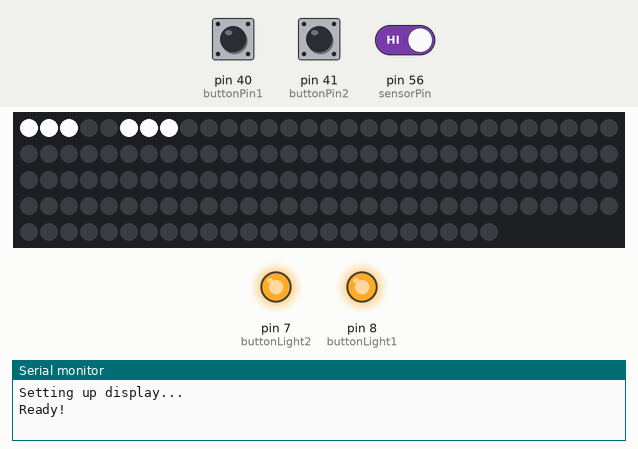
The sketch below on a simulated Arduino Mega 2560, built with avr-gcc and run on an emulated ATmega2560. Shown: 144 RGB LEDs in strip order, left to right, continuing on the next row, output pins drawn as LEDs (lit = HIGH), the last lines printed to the serial monitor. The inputs (shaded band) are chosen by the test bench; at power-on: pin 40 (buttonPin1) HIGH, pin 41 (buttonPin2) HIGH, pin 56 (sensorPin) HIGH.

Above: at 1.5 s.
1.6 s: pin 40 (buttonPin1) pulled LOW for 1 s
At 2.2 s:
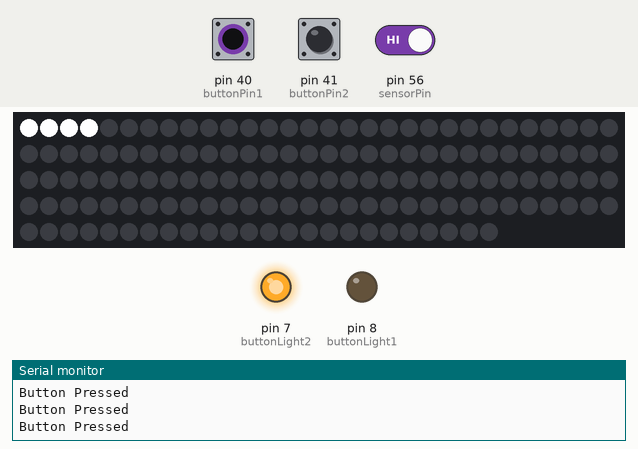
4.2 s: pin 41 (buttonPin2) pulled LOW for 3.2 s
At 4.8 s:
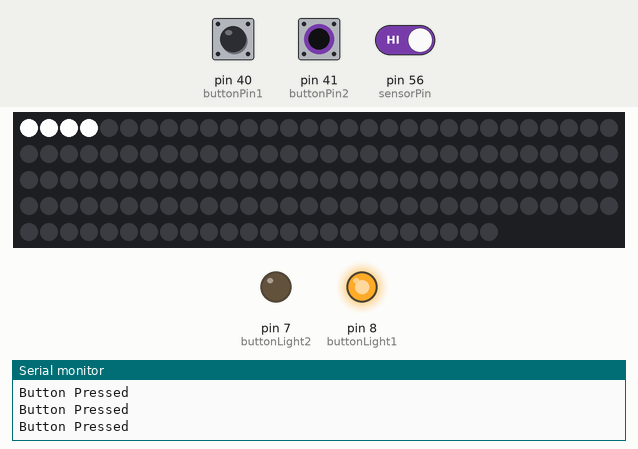
8.9 s: pin 56 (sensorPin) driven LOW
At 9.3 s:
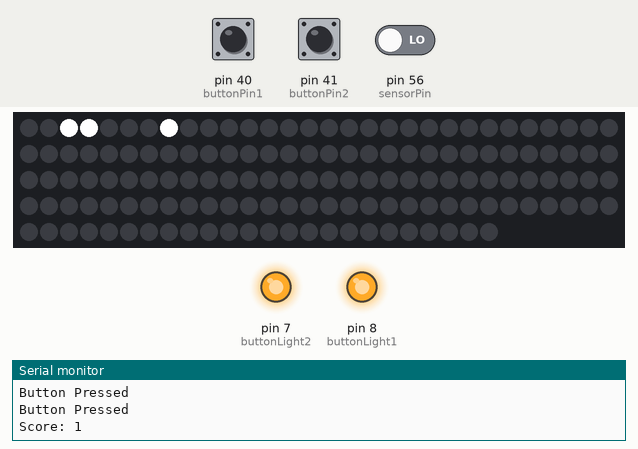
10.4 s: pin 40 (buttonPin1) pulled LOW for 0.15 s
11.1 s: pin 40 (buttonPin1) pulled LOW for 3.2 s
At 11.7 s:
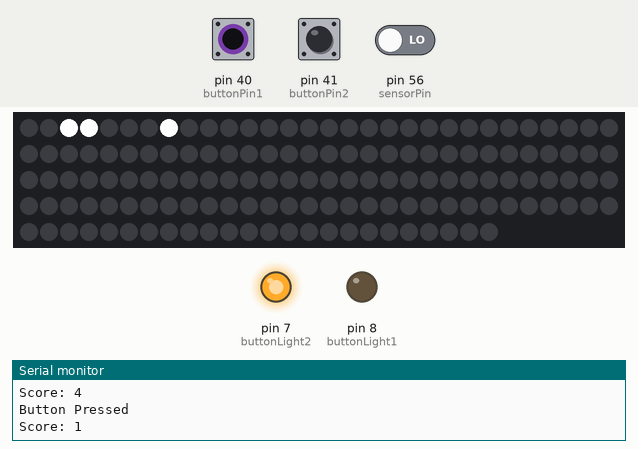
14.9 s: pin 41 (buttonPin2) pulled LOW for 0.15 s
At 16.2 s:
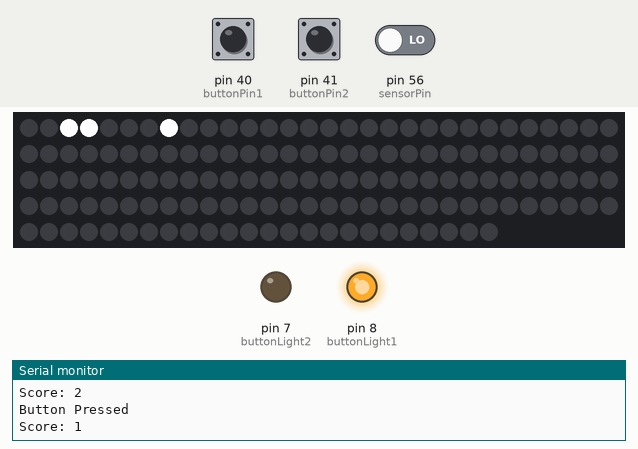
Timing chart, 0 to 16.6 s (numbered marks = the images above; inputs shaded):
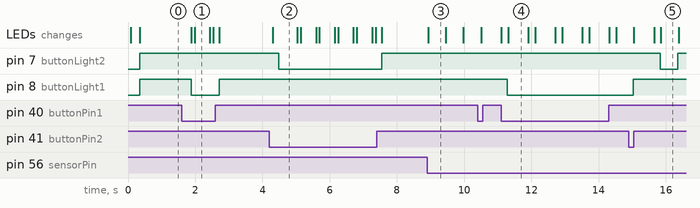

Measured:
- after the input at 1.6 s, pin 8 (buttonLight1): HIGH → LOW after 0.28 s, → HIGH 0.84 s later; the LEDs: first change after 0.28 s (image 1 shows a later state)
- after the input at 4.2 s, pin 7 (buttonLight2): HIGH → LOW after 0.28 s, → HIGH 3.1 s later; the LEDs: change after 0.10 s (image 2)
- after the input at 8.9 s, the LEDs: change at once (image 3)
- after the input at 11.1 s, pin 8 (buttonLight1): goes on until 11.3 s, then stays LOW
- after the input at 14.9 s, pin 7 (buttonLight2): HIGH → LOW after 0.93 s, → HIGH 0.53 s later

The sketch:

PopShotTest.ino
```cpp
#include <SevenSegTLC.h>

#define NUM_DIGITS 1


SevenSegTLC disp(6, 7, 2, 1, 0, 5, 4);

int sensorPin = 56; // A2 (56-59)
int buttonPin1 = 40; // B4
int buttonPin2 = 41;
int buttonLight1 = 8;
int buttonLight2 = 7;

int sensorValue = LOW;
int buttonState1 = HIGH;
int buttonState2 = HIGH;

int counter = 0;
int score = 0;

long startTime;
long elapsedTime;

void setup() {
  pinMode(sensorPin, INPUT);
  pinMode(buttonPin1, INPUT_PULLUP);
  pinMode(buttonPin2, INPUT_PULLUP);
  pinMode(buttonLight1, OUTPUT);
  pinMode(buttonLight2, OUTPUT);

  Serial.begin(9600);
  Serial.println("Setting up display...");
  delay(50);

  disp.setNumDigits(NUM_DIGITS);
  delay(50);

  disp.clearDisp();
  delay(50);

  Serial.println("Ready!");
  startTime = millis();

  disp.write(score);
}

void loop() {

  buttonState1 = digitalRead(buttonPin1);
  buttonState2 = digitalRead(buttonPin2);

  sensorValue = digitalRead(sensorPin);

  elapsedTime = millis() - startTime;

  if (sensorValue == LOW) {
    score++;
    disp.write(score);
    Serial.print("Score: ");
    Serial.println(score);
    Serial.println();
    Serial.println();
    Serial.println();
    Serial.println();
    delay(500);
  }

  if (buttonState1 == LOW || buttonState2 == LOW) {
    Serial.println("Button Pressed");
    Serial.println();
    Serial.println();
    Serial.println();
    Serial.println();
    disp.cyclePins();
    score = 0;
    disp.write(score);
  }

  digitalWrite(buttonLight1, buttonState1);
  digitalWrite(buttonLight2, buttonState2);
}
```
